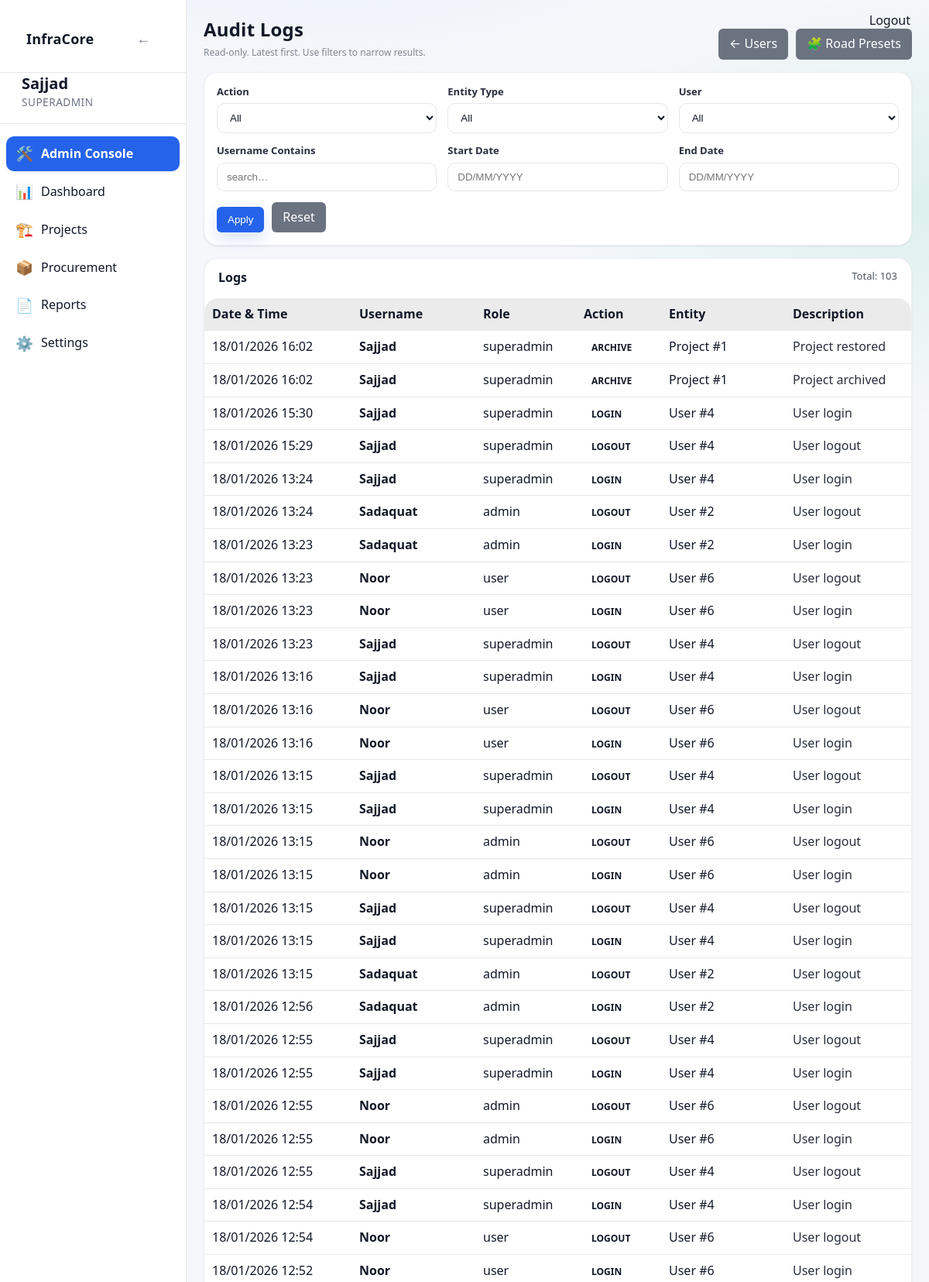
The page /admin/logs (signed in, upper part) on the database its author committed.
### app/models/activity_log.py (models this page shows)
class ActivityLog(Base):
    __tablename__ = "activity_logs"
    __table_args__ = (
        Index("ix_activity_logs_created_at", "created_at"),
        Index("ix_activity_logs_user_id", "user_id"),
    )
    id = Column(Integer, primary_key=True, index=True)
    user_id = Column(Integer, ForeignKey("users.id"), nullable=True)
    username = Column(String(150), nullable=False)
    role = Column(String(50), nullable=True)
    action = Column(String(20), nullable=False)  # CREATE, UPDATE, DELETE, ARCHIVE, LOGIN, LOGOUT
    entity_type = Column(String(50), nullable=True)  # Project, Activity, Material, User, Execution
    entity_id = Column(Integer, nullable=True)
    description = Column(Text, nullable=True)
    old_value = Column(Text, nullable=True)  # JSON string
    new_value = Column(Text, nullable=True)  # JSON string
    ip_address = Column(String(64), nullable=True)
    created_at = Column(DateTime, default=datetime.utcnow, nullable=False)
    details = Column(String, nullable=True)
    timestamp = Column(DateTime, default=datetime.utcnow)

### app/routes/admin.py (the view)
@router.get("/logs", response_class=HTMLResponse)
def audit_logs_page(
    request: Request,
    page: int = 1,
    action: str | None = None,
    entity_type: str | None = None,
    user_id: int | None = None,
    username: str | None = None,
    start_date: str | None = None,
    end_date: str | None = None,
    db: Session = Depends(get_db),
):
    admin = admin_guard(request)
    if not admin:
        return RedirectResponse("/dashboard", status_code=302)
    page_size = 50
    page = max(page, 1)
    q = db.query(ActivityLog)
    if action:
        q = q.filter(ActivityLog.action == action)
    if entity_type:
        q = q.filter(ActivityLog.entity_type == entity_type)
    if user_id is not None:
        q = q.filter(ActivityLog.user_id == user_id)
    if username:
        q = q.filter(ActivityLog.username.ilike(f"%{username.strip()}%"))
    def _parse_d(s: str | None) -> date | None:
        if not s:
            return None
        try:
            return parse_date_ddmmyyyy_or_iso(str(s))
        except Exception:
            return None
    sd = _parse_d(start_date)
    ed = _parse_d(end_date)
    if sd:
        q = q.filter(ActivityLog.created_at >= datetime.combine(sd, time.min))
    if ed:
        q = q.filter(ActivityLog.created_at <= datetime.combine(ed, time.max))
    total = q.count()
    logs = (
        q.order_by(ActivityLog.created_at.desc())
        .offset((page - 1) * page_size)
        .limit(page_size)
        .all()
    )
    actions = [r[0] for r in db.query(ActivityLog.action).distinct().order_by(ActivityLog.action).all() if r and r[0]]
    entity_types = [r[0] for r in db.query(ActivityLog.entity_type).distinct().order_by(ActivityLog.entity_type).all() if r and r[0]]
    users = (
        db.query(ActivityLog.user_id, ActivityLog.username)
        .filter(ActivityLog.user_id.isnot(None))
        .distinct()
        .order_by(ActivityLog.username.asc())
        .all()
    )
    return templates.TemplateResponse(
        "admin/logs.html",
        {
            "request": request,
            "user": admin,
            "logs": logs,
            "page": page,
            "page_size": page_size,
            "total": total,
            "actions": actions,
            "entity_types": entity_types,
            "users": users,
            "filters": {
                "action": action or "",
                "entity_type": entity_type or "",
                "user_id": user_id if user_id is not None else "",
                "username": username or "",
                "start_date": start_date or "",
                "end_date": end_date or "",
            },
        },
    )

### app/templates/admin/logs.html (shortened to what this page needs)
{% extends "base.html" %}
{% block content %}
<div class="page-header" style="display:flex;justify-content:space-between;align-items:flex-end;gap:12px;flex-wrap:wrap;margin-bottom:16px">
    <div>
        <h1 class="page-title" style="margin-bottom:6px">Audit Logs</h1>
        <div class="help-text">Read-only. Latest first. Use filters to narrow results.</div>
    </div>
    <div style="display:flex;gap:10px;flex-wrap:wrap">
        <a href="/admin/users" class="btn-secondary" style="text-decoration:none">← Users</a>
        <a href="/admin/presets/road" class="btn-secondary" style="text-decoration:none">🧩 Road Presets</a>
    </div>
</div>
<div class="card" style="padding:16px;margin-bottom:16px">
    <form method="get" action="/admin/logs" class="form-grid">
        <div class="form-group">
            <label>Action</label>
            <select name="action">
                <option value="">All</option>
            </select>
        </div>
        <div class="form-group">
            <label>Entity Type</label>
            <select name="entity_type">
                <option value="">All</option>
            </select>
        </div>
        <div class="form-group">
            <label>User</label>
            <select name="user_id">
                <option value="">All</option>
            </select>
        </div>
        <div class="form-group">
            <label>Username Contains</label>
            <input type="text" name="username" value="{{ filters.username }}" placeholder="search…">
        </div>
        <div class="form-group">
            <label>Start Date</label>
            <input type="text" name="start_date" value="{{ filters.start_date|ddmmyyyy }}" placeholder="DD/MM/YYYY" inputmode="numeric" pattern="[0-9]{2}/[0-9]{2}/[0-9]{4}">
        </div>
        <div class="form-group">
            <label>End Date</label>
            <input type="text" name="end_date" value="{{ filters.end_date|ddmmyyyy }}" placeholder="DD/MM/YYYY" inputmode="numeric" pattern="[0-9]{2}/[0-9]{2}/[0-9]{4}">
        </div>
        <div class="form-group" style="display:flex;align-items:flex-end;gap:10px">
            <button class="btn-primary" type="submit">Apply</button>
            <a class="btn-secondary" href="/admin/logs" style="text-decoration:none">Reset</a>
        </div>
    </form>
</div>
<div class="card" style="padding:0">
    <div style="padding:14px 18px;border-bottom:1px solid rgba(255,255,255,0.08);display:flex;justify-content:space-between;gap:12px;flex-wrap:wrap">
        <strong>Logs</strong>
        <span style="opacity:0.75;font-size:13px">
            Total: {{ total }}
        </span>
    </div>
    <table class="table" style="margin:0">
        <thead>
            <tr style="background:rgba(255,255,255,0.04)">
                <th style="width:170px">Date &amp; Time</th>
                <th style="width:140px">Username</th>
                <th style="width:110px">Role</th>
                <th style="width:90px">Action</th>
                <th style="width:140px">Entity</th>
                <th>Description</th>
            </tr>
        </thead>
        <tbody>
            {% if logs and logs|length > 0 %}
                {% for l in logs %}
                    <tr style="border-bottom:1px solid rgba(255,255,255,0.05)">
                        <td style="white-space:nowrap">{{ l.created_at|ddmmyyyy_dt }}</td>
                        <td><strong>{{ l.username }}</strong></td>
                        <td>{{ l.role or "" }}</td>
                        <td>
                            <span class="badge badge-info">{{ l.action }}</span>
                        </td>
                        <td>
                            {{ l.entity_type or "" }}
                            {% if l.entity_id %}
                                #{{ l.entity_id }}
                            {% endif %}
                        </td>
                        <td style="opacity:0.9">{{ l.description or l.details or "" }}</td>
                    </tr>
                {% endfor %}
            {% else %}
                <tr>
                    <td colspan="6" style="padding:24px;text-align:center;opacity:0.75">
                        No audit logs found for the selected filters.
                    </td>
                </tr>
            {% endif %}
        </tbody>
    </table>
</div>
{% set total_pages = (total // page_size) + (1 if total % page_size else 0) %}
{% endblock %}

### static/css/style.css (style rules this page uses)
body { font-family: Arial, Helvetica, sans-serif; margin: 0; background-color: var(--bg); color: var(--text); }
input, select, textarea { padding: 6px; border-radius: 4px; border: 1px solid var(--border); background: var(--card); color: var(--text); }
table { width: 100%; border-collapse: collapse; background: var(--card); }
th { background: rgba(0,0,0,0.05); text-align: left; }
th, td { padding: 10px; border-bottom: 1px solid var(--border); }
button, .button { padding: 6px 12px; border-radius: 4px; border: none; cursor: pointer; background: var(--btn); color: white; text-decoration: none; }
:root { --bg: #f5f7fa; --bg-secondary: #ffffff; --bg-primary: #f5f7fa; --text: #111827; --text-muted: #6b7280; --card: #ffffff; --nav: #1f2937; --border: #e5e7eb; --border-color: #e5e7eb; --btn: #2563eb; --hover-bg: rgba(37, 99, 235, 0.1); --accent-color: #2563eb; }
html, body, table, th, td, input, select, textarea, button, .button { transition: background-color 0.3s ease, color 0.3s ease, border-color 0.3s ease; }
.page-title { margin-bottom: 20px; font-size: 26px; font-weight: 600; }
.card { background: var(--card); border-radius: 10px; padding: 16px; box-shadow: 0 4px 12px rgba(0,0,0,0.06); }
.form-grid { display: grid; grid-template-columns: repeat(auto-fit, minmax(240px, 1fr)); gap: 16px; }
.form-grid label { font-size: 13px; opacity: 0.9; }
.form-grid input { width: 100%; }
.badge { padding: 4px 10px; border-radius: 12px; font-size: 12px; font-weight: bold; }

### static/css/ui_v2.css (style rules this page uses)
:root { --radius-xs: 6px; --radius-sm: 10px; --radius-md: 14px; --radius-lg: 18px; --shadow-sm: 0 1px 2px rgba(0,0,0,0.08); --shadow-md: 0 10px 30px rgba(0,0,0,0.18); --ring: 0 0 0 3px rgba(59,130,246,0.25); }
html, body { height: 100%; }
body { font-family: ui-sans-serif, system-ui, -apple-system, "Segoe UI", Roboto, Arial, "Noto Sans", "Liberation Sans", sans-serif; line-height: 1.35; }
.page-title { margin: 0 0 14px 0; font-size: 24px; font-weight: 800; letter-spacing: 0.2px; }
.card { border-radius: var(--radius-lg); box-shadow: var(--shadow-sm); border: 1px solid color-mix(in srgb, var(--border-color) 70%, transparent); }
input, select, textarea { width: 100%; box-sizing: border-box; padding: 10px 12px; border-radius: var(--radius-sm); border: 1px solid var(--border); background: color-mix(in srgb, var(--card) 88%, transparent); }
label { display:block; margin-bottom: 6px; }
.form-grid { gap: 14px; }
button, .button, .btn-primary, .btn-secondary, .btn-danger { border-radius: var(--radius-sm); }
.btn-primary, .button { box-shadow: 0 8px 20px rgba(37,99,235,0.18); }
.btn-secondary { border: 1px solid color-mix(in srgb, var(--border-color) 70%, transparent); }
.table, table { border-radius: var(--radius-lg); overflow: hidden; }
table thead th { background: color-mix(in srgb, var(--card) 92%, black 8%); }
.help-text { opacity: 0.85; }

### app/templates/base.html (style rules this page uses)
a, a:visited { color: var(--text); text-decoration: none; }
label { color: var(--text); font-weight: 600; margin-bottom: 6px; }
.help-text { font-size: 12px; color: var(--text-muted); margin-top: 6px; }
.form-grid { display: grid; grid-template-columns: repeat(auto-fit, minmax(240px, 1fr)); gap: 14px; }
.btn-primary { background: var(--btn); color: #fff; padding: 9px 14px; border-radius: 6px; border: none; cursor: pointer; }
.btn-secondary { background: #6b7280; color: #fff; padding: 9px 14px; border-radius: 6px; border: none; cursor: pointer; }

### rows shown on the page
ActivityLog: created_at|ddmmyyyy_dt "18/01/2026 16:02", username "Sajjad", role "superadmin", action "ARCHIVE", entity_type "Project", entity_id "1", description "Project restored"
ActivityLog: created_at|ddmmyyyy_dt "18/01/2026 16:02", username "Sajjad", role "superadmin", action "ARCHIVE", entity_type "Project", entity_id "1", description "Project archived"
ActivityLog: created_at|ddmmyyyy_dt "18/01/2026 15:30", username "Sajjad", role "superadmin", action "LOGIN", entity_type "User", entity_id "4", description "User login"
ActivityLog: created_at|ddmmyyyy_dt "18/01/2026 15:29", username "Sajjad", role "superadmin", action "LOGOUT", entity_type "User", entity_id "4", description "User logout"
ActivityLog: created_at|ddmmyyyy_dt "18/01/2026 13:24", username "Sajjad", role "superadmin", action "LOGIN", entity_type "User", entity_id "4", description "User login"
ActivityLog: created_at|ddmmyyyy_dt "18/01/2026 13:24", username "Sadaquat", role "admin", action "LOGOUT", entity_type "User", entity_id "2", description "User logout"
ActivityLog: created_at|ddmmyyyy_dt "18/01/2026 13:23", username "Sadaquat", role "admin", action "LOGIN", entity_type "User", entity_id "2", description "User login"
ActivityLog: created_at|ddmmyyyy_dt "18/01/2026 13:23", username "Noor", role "user", action "LOGOUT", entity_type "User", entity_id "6", description "User logout"
ActivityLog: created_at|ddmmyyyy_dt "18/01/2026 13:23", username "Noor", role "user", action "LOGIN", entity_type "User", entity_id "6", description "User login"
ActivityLog: created_at|ddmmyyyy_dt "18/01/2026 13:23", username "Sajjad", role "superadmin", action "LOGOUT", entity_type "User", entity_id "4", description "User logout"
ActivityLog: created_at|ddmmyyyy_dt "18/01/2026 13:16", username "Sajjad", role "superadmin", action "LOGIN", entity_type "User", entity_id "4", description "User login"
ActivityLog: created_at|ddmmyyyy_dt "18/01/2026 13:16", username "Noor", role "user", action "LOGOUT", entity_type "User", entity_id "6", description "User logout"
ActivityLog: created_at|ddmmyyyy_dt "18/01/2026 13:16", username "Noor", role "user", action "LOGIN", entity_type "User", entity_id "6", description "User login"
ActivityLog: created_at|ddmmyyyy_dt "18/01/2026 13:15", username "Sajjad", role "superadmin", action "LOGOUT", entity_type "User", entity_id "4", description "User logout"
ActivityLog: created_at|ddmmyyyy_dt "18/01/2026 13:15", username "Sajjad", role "superadmin", action "LOGIN", entity_type "User", entity_id "4", description "User login"
ActivityLog: created_at|ddmmyyyy_dt "18/01/2026 13:15", username "Noor", role "admin", action "LOGOUT", entity_type "User", entity_id "6", description "User logout"
ActivityLog: created_at|ddmmyyyy_dt "18/01/2026 13:15", username "Noor", role "admin", action "LOGIN", entity_type "User", entity_id "6", description "User login"
ActivityLog: created_at|ddmmyyyy_dt "18/01/2026 13:15", username "Sajjad", role "superadmin", action "LOGOUT", entity_type "User", entity_id "4", description "User logout"
ActivityLog: created_at|ddmmyyyy_dt "18/01/2026 13:15", username "Sajjad", role "superadmin", action "LOGIN", entity_type "User", entity_id "4", description "User login"
ActivityLog: created_at|ddmmyyyy_dt "18/01/2026 13:15", username "Sadaquat", role "admin", action "LOGOUT", entity_type "User", entity_id "2", description "User logout"
ActivityLog: created_at|ddmmyyyy_dt "18/01/2026 12:56", username "Sadaquat", role "admin", action "LOGIN", entity_type "User", entity_id "2", description "User login"
ActivityLog: created_at|ddmmyyyy_dt "18/01/2026 12:55", username "Sajjad", role "superadmin", action "LOGOUT", entity_type "User", entity_id "4", description "User logout"
ActivityLog: created_at|ddmmyyyy_dt "18/01/2026 12:55", username "Sajjad", role "superadmin", action "LOGIN", entity_type "User", entity_id "4", description "User login"
ActivityLog: created_at|ddmmyyyy_dt "18/01/2026 12:55", username "Noor", role "admin", action "LOGOUT", entity_type "User", entity_id "6", description "User logout"
ActivityLog: created_at|ddmmyyyy_dt "18/01/2026 12:55", username "Noor", role "admin", action "LOGIN", entity_type "User", entity_id "6", description "User login"
ActivityLog: created_at|ddmmyyyy_dt "18/01/2026 12:55", username "Sajjad", role "superadmin", action "LOGOUT", entity_type "User", entity_id "4", description "User logout"
ActivityLog: created_at|ddmmyyyy_dt "18/01/2026 12:54", username "Sajjad", role "superadmin", action "LOGIN", entity_type "User", entity_id "4", description "User login"
ActivityLog: created_at|ddmmyyyy_dt "18/01/2026 12:54", username "Noor", role "user", action "LOGOUT", entity_type "User", entity_id "6", description "User logout"
ActivityLog: created_at|ddmmyyyy_dt "18/01/2026 12:52", username "Noor", role "user", action "LOGIN", entity_type "User", entity_id "6", description "User login"

### other values the page prints
{{ user["username"] }} "Sajjad"
{{ total }} "103"
